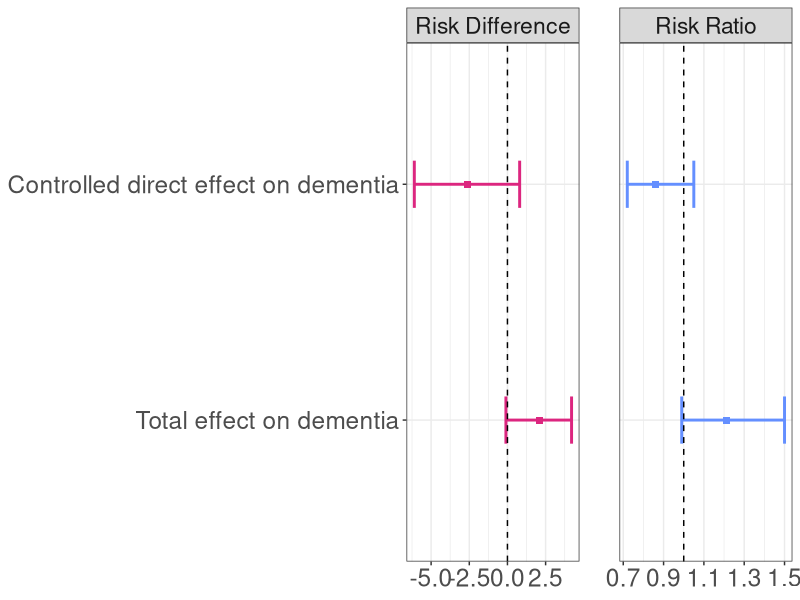

This chart was generated by the following R code:
library(ggplot2)
library(dplyr)
library(tidyr)
library(stringr)
library(tidyverse)

# Create the data
res <- tibble::tribble(
  ~Effect, ~Risk_Difference, ~Risk_Ratio,
  "Total effect on dementia", "2.1 (-0.1, 4.2)", "1.21 (0.99, 1.50)",
  "Controlled direct effect on dementia", "-2.6 (-6.1, 0.8)", "0.86 (0.72, 1.05)",
  "Total effect on mortality", "-17.4 (-20.5, -14.2)", "0.68 (0.63, 0.72)"
) %>% 
  mutate(Effect = fct_rev(as.factor(Effect)))

# Function to extract estimates and CIs
extract_values <- function(x) {
  num <- as.numeric(str_extract(x, "[-]?[0-9]+\\.?[0-9]*"))
  lower <- as.numeric(str_extract(x, "(?<=\\().*?(?=,)"))
  upper <- as.numeric(str_extract(x, "(?<=, ).*?(?=\\))"))
  return(c(num, lower, upper))
}

# Process Risk Difference and Risk Ratio
res <- res %>%
  mutate(
    RD = map(Risk_Difference, extract_values),
    RR = map(Risk_Ratio, extract_values)
  ) %>%
  unnest_wider(RD, names_sep = "_") %>%
  unnest_wider(RR, names_sep = "_") %>%
  rename(RD_Estimate = RD_1, RD_Lower = RD_2, RD_Upper = RD_3,
         RR_Estimate = RR_1, RR_Lower = RR_2, RR_Upper = RR_3)

res <- res %>% 
  select(-2, -3) %>% 
pivot_longer( cols = -1,
              names_to = "metric", values_to = "value") %>% 
  separate(metric, into = c("risk", "estimate")) %>% 
  pivot_wider(names_from = "estimate",
              values_from = "value") %>% 
  mutate(ref_line = ifelse(risk == "RD", 0, 1)) %>%
  mutate(risk = ifelse(risk == "RD", "Risk Difference", "Risk Ratio"))


# Forest Plot

res %>%
  filter(Effect != "Total effect on mortality") %>% 
  ggplot(aes(x = Effect, y = Estimate, ymin = Lower, ymax = Upper, color = risk)) +
  geom_errorbar(width = 0.2, size = 1 ) +
  geom_point(size = 2, shape = 15) + 
  facet_wrap(.~ risk, scales = "free_x") +
  coord_flip() +
  geom_hline(aes(yintercept = ref_line),linetype = "dashed", color = "black") +
  labs(
    x = NULL,
    color = NULL,
    y = NULL
  ) +
  scale_color_manual(values = c("#DC267F", "#648FFF")) +
  theme_bw() +
  theme(
    legend.position = "none", 
    panel.spacing.x = unit(2, "lines"),
    axis.title.y = element_text(
      size = rel(2),
      margin = margin(t = 0, r = 20, b = 0, l = 0)),
    axis.text.y = element_text(
      size = rel(2)),
    axis.title.x = element_text(
      size = rel(2),
      margin = margin(t = 20, r = 00, b = 0, l = 0)),
    legend.text = element_text(size = rel(2)),
    strip.text = element_text(size = rel(1.5)),
    axis.text.x = element_text(
      size = rel(2)))

